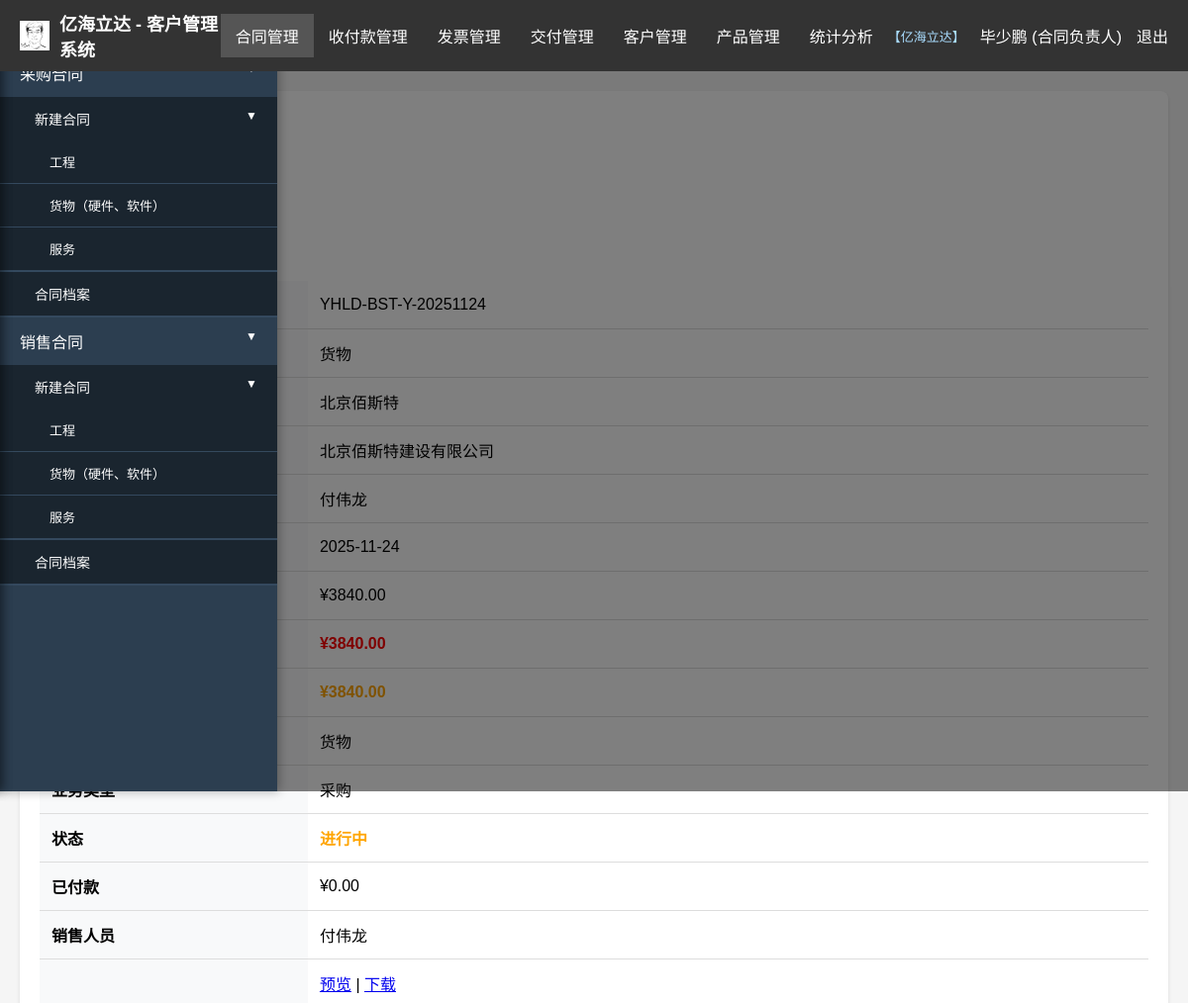
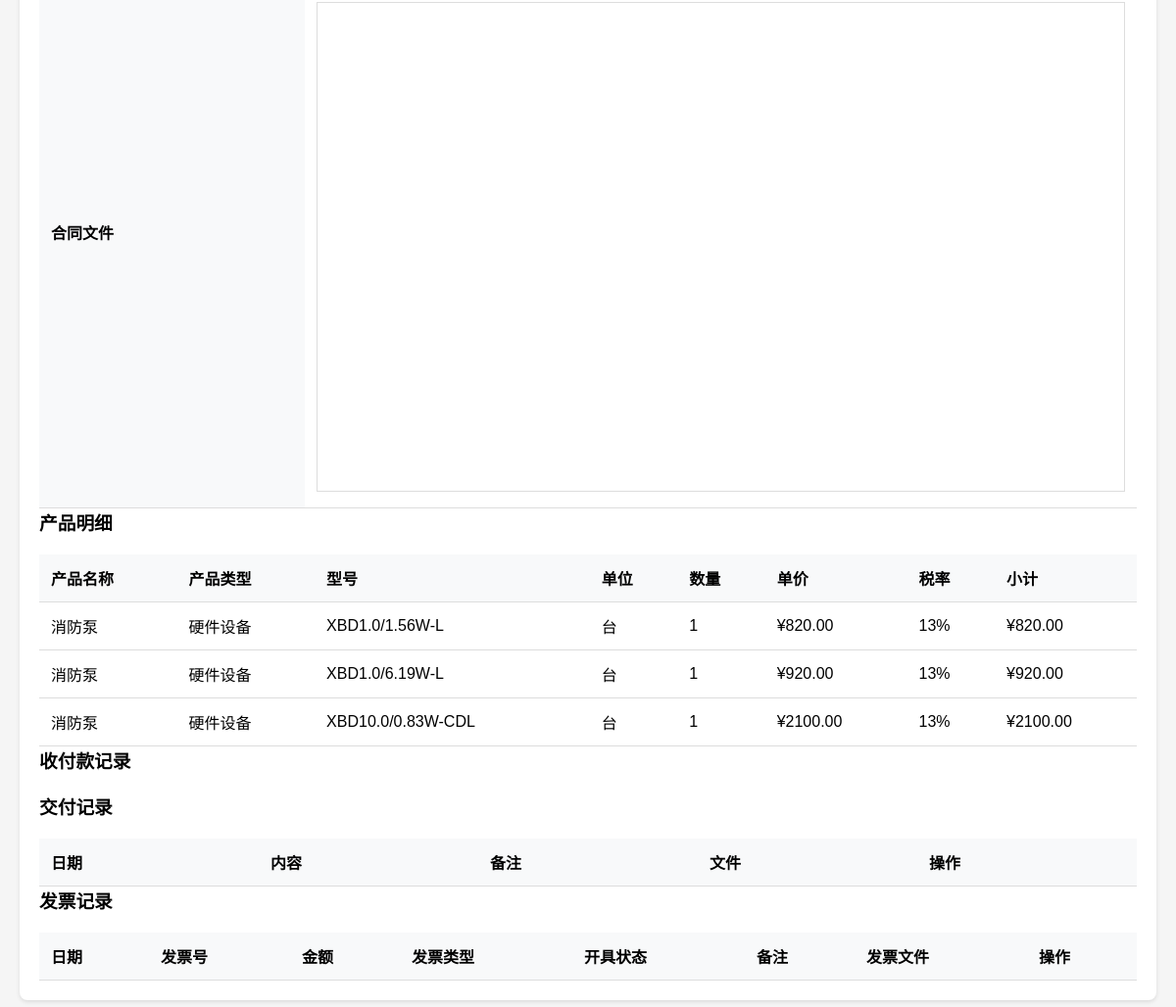
/contract/4 (signed in), run on the app's committed database (2 pictures, top to bottom).
### models.py (models this page shows, shortened)
class TenantCustomer(db.Model):
    id = db.Column(db.Integer, primary_key=True)
    name = db.Column(db.String(200), nullable=False, unique=True)
    description = db.Column(db.String(500))
    created_at = db.Column(db.DateTime, default=datetime.utcnow)
    system_name = db.Column(db.String(200))
    company_name = db.Column(db.String(200))
    logo_file = db.Column(db.String(200))
    trial_expires_at = db.Column(db.DateTime, nullable=True)
    users = db.relationship('User', backref='tenant', lazy=True)

class User(db.Model):
    id = db.Column(db.Integer, primary_key=True)
    username = db.Column(db.String(50), nullable=False)
    __table_args__ = (db.UniqueConstraint('username', 'customer_id', name='uq_user_username_tenant'),)
    password_hash = db.Column(db.String(200), nullable=False)
    role = db.Column(db.String(50), nullable=False)
    permissions = db.Column(db.String(500))
    created_at = db.Column(db.DateTime, default=datetime.utcnow)
    customer_id = db.Column(db.Integer, db.ForeignKey('tenant_customer.id'), nullable=True)
    organization_id = db.Column(db.Integer, db.ForeignKey('organization.id'), nullable=True)

class Contract(db.Model):
    id = db.Column(db.Integer, primary_key=True)
    contract_number = db.Column(db.String(100))  # 新增：合同编号
    customer_name = db.Column(db.String(200), nullable=False)
    project_name = db.Column(db.String(200), nullable=False)
    product_name = db.Column(db.String(200))
    model = db.Column(db.String(100))
    unit = db.Column(db.String(50))
    quantity = db.Column(db.Float)
    unit_price = db.Column(db.Float)
    total_price = db.Column(db.Float, nullable=False)
    tax_rate = db.Column(db.Float)
    contract_type = db.Column(db.String(50))
    sub_type = db.Column(db.String(100))
    project_staff = db.Column(db.String(200))
    sales_staff = db.Column(db.String(100))
    file_path = db.Column(db.String(500))
    signing_date = db.Column(db.Date)
    status = db.Column(db.String(20), default='进行中')
    business_type = db.Column(db.String(20), default='销售')
    created_at = db.Column(db.DateTime, default=datetime.utcnow)
    customer_id = db.Column(db.Integer, db.ForeignKey('tenant_customer.id'), nullable=True)
    created_by = db.Column(db.String(100))
    organization_id = db.Column(db.Integer, db.ForeignKey('organization.id'), nullable=True)
    payments = db.relationship('Payment', backref='contract', lazy=True, cascade='all, delete-orphan')
    deliveries = db.relationship('Delivery', backref='contract', lazy=True, cascade='all, delete-orphan')
    invoices = db.relationship('Invoice', backref='contract', lazy=True, cascade='all, delete-orphan')
    products = db.relationship('ContractProduct', backref='contract', lazy=True, cascade='all, delete-orphan')
    def get_total_paid(self):
        return sum(p.amount for p in self.payments)
    def get_unpaid_amount(self):
        return self.total_price - self.get_total_paid()
    def get_total_invoiced(self):
        return sum(i.amount for i in self.invoices if i.invoice_status == '已开具')
    def get_uninvoiced_amount(self):
        return self.total_price - self.get_total_invoiced()

class ContractProduct(db.Model):
    id = db.Column(db.Integer, primary_key=True)
    contract_id = db.Column(db.Integer, db.ForeignKey('contract.id'), nullable=False)
    product_name = db.Column(db.String(200))
    model = db.Column(db.String(100))
    unit = db.Column(db.String(50))
    quantity = db.Column(db.Float)
    unit_price = db.Column(db.Float)
    subtotal = db.Column(db.Float)
    tax_rate = db.Column(db.Float)
    contract_type = db.Column(db.String(50))  # 工程/货物/服务
    product_type = db.Column(db.String(100))  # 新增：产品类型
    created_at = db.Column(db.DateTime, default=datetime.utcnow)

### app.py (the view)
@app.route('/contract/<int:id>')
@login_required
def view_contract(id):
    from sqlalchemy.orm import joinedload
    contract = Contract.query.options(
        joinedload(Contract.products),
        joinedload(Contract.payments),
        joinedload(Contract.deliveries),
        joinedload(Contract.invoices)
    ).get_or_404(id)
    customer_id = get_current_customer_id()
    if customer_id is not None and contract.customer_id != customer_id:
        flash('权限不足', 'warning')
        return redirect(url_for('index'))
    user_id = session.get('user_id')
    if user_id and customer_id is not None:
        accessible_ids = get_user_accessible_contract_ids(user_id, customer_id, include_finished=True)
        if accessible_ids is not None and id not in accessible_ids:
            flash('您没有权限查看该合同', 'warning')
            return redirect(url_for('index'))
    return render_template('contract_detail.html', contract=contract, view_only=True)

### templates/contract_detail.html (shortened to what this page needs)
{% extends "base.html" %}
{% block content %}
<div style="margin-bottom: 20px;">
    <a href="{{ url_for('index') }}" class="btn btn-secondary">返回列表</a>
</div>
<h2>{{ contract.project_name }}</h2>
<h3>基础信息</h3>
<table>
    <tr><th>合同编号</th><td>{{ contract.contract_number or '-' }}</td></tr>
    <tr><th>合同类型</th><td>{{ contract.products | map(attribute='contract_type') | select | unique | join('/') or contract.contract_type or '-' }}</td></tr>
    <tr><th>项目名称</th><td>{{ contract.project_name }}</td></tr>
    <tr><th>客户名称</th><td>{{ contract.customer_name }}</td></tr>
    <tr><th>项目负责人</th><td>{{ contract.project_staff }}</td></tr>
    <tr><th>签订日期</th><td>{{ contract.signing_date if contract.signing_date else '未填写' }}</td></tr>
    <tr><th>合同总价</th><td>¥{{ "%.2f"|format(contract.total_price) }}</td></tr>
    <tr><th>未付款</th><td style="color:red; font-weight:bold;">¥{{ "%.2f"|format(contract.get_unpaid_amount()) }}</td></tr>
    <tr><th>未开票</th><td style="color:orange; font-weight:bold;">¥{{ "%.2f"|format(contract.get_uninvoiced_amount()) }}</td></tr>
    <tr><th>合同类型</th><td>{{ contract.products | map(attribute='contract_type') | select | unique | join('/') or contract.contract_type or '-' }}</td></tr>
    <tr><th>业务类型</th><td>{{ contract.business_type }}</td></tr>
    <tr><th>状态</th><td><span style="{% if contract.status == '已完结' %}color:green;{% else %}color:orange;{% endif %}font-weight:bold;">{{ contract.status }}</span></td></tr>
    <tr><th>已付款</th><td>¥{{ "%.2f"|format(contract.get_total_paid()) }}</td></tr>
    <tr><th>销售人员</th><td>{{ contract.sales_staff }}</td></tr>
    <tr><th>合同文件</th><td>
        {% if contract.file_path %}
        <a href="{{ url_for('preview_file', filename=contract.file_path) }}" target="_blank">预览</a> |
        <a href="{{ url_for('download_file', filename=contract.file_path) }}">下载</a>
        <div style="margin-top:10px;">
            {% if contract.file_path.endswith(('.jpg','.jpeg','.png')) %}
            <img src="{{ url_for('preview_file', filename=contract.file_path) }}" style="max-width:400px;">
            {% elif contract.file_path.endswith('.pdf') %}
            <iframe src="{{ url_for('preview_file', filename=contract.file_path) }}" width="100%" height="500px" style="border:1px solid #ddd;"></iframe>
            {% endif %}
        </div>
        {% endif %}
    </td></tr>
</table>
<h3>产品明细</h3>
{% if contract.products %}
<table>
    <thead>
        <tr>
            <th>产品名称</th>
            <th>产品类型</th>
            <th>型号</th>
            <th>单位</th>
            <th>数量</th>
            <th>单价</th>
            <th>税率</th>
            <th>小计</th>
        </tr>
    </thead>
    <tbody>
        {% for product in contract.products %}
        <tr>
            <td>{{ product.product_name }}</td>
            <td>{{ product.product_type or '-' }}</td>
            <td>{{ product.model }}</td>
            <td>{{ product.unit }}</td>
            <td>{{ product.quantity|notrailzero }}</td>
            <td>¥{{ "%.2f"|format(product.unit_price) if product.unit_price else '' }}</td>
            <td>{{ product.tax_rate|notrailzero }}{% if product.tax_rate %}%{% endif %}</td>
            <td>¥{{ "%.2f"|format(product.subtotal) if product.subtotal else '' }}</td>
        </tr>
        {% endfor %}
    </tbody>
</table>
{% else %}
<p style="color: #666; font-style: italic;">暂无产品明细（旧版合同数据）</p>
{% endif %}
<h3>收付款记录</h3>
<h3>交付记录</h3>
<table>
    <thead><tr><th>日期</th><th>内容</th><th>备注</th><th>文件</th><th>操作</th></tr></thead>
</table>
<h3>发票记录</h3>
<table>
    <thead><tr><th>日期</th><th>发票号</th><th>金额</th><th>发票类型</th><th>开具状态</th><th>备注</th><th>发票文件</th><th>操作</th></tr></thead>
</table>
{% endblock %}

### templates/base.html (shortened to what this page needs)
<!DOCTYPE html>
<html lang="zh-CN">
<head>
    <link rel="stylesheet" href="https://cdn.jsdelivr.net/npm/flatpickr/dist/flatpickr.min.css">
</head>
<body>
    <div class="top-nav">
        <div class="logo">
            {% if company_logo_file %}<img src="{{ url_for('static', filename=company_logo_file) }}" alt="logo">{% endif %}
            {% if company_name %}{{ company_name }} - {% endif %}{{ system_name|default('客户管理系统') }}
        </div>
        <ul class="top-menu">
            {% if session.username == 'superadmin' %}
            <li><a href="{{ url_for('tenant_management') }}">租户管理</a></li>
            <li><a href="{{ url_for('sysconfig') }}">系统配置</a></li>
            {% else %}
            <li id="contractMenu">
                <a href="{{ url_for('index') }}">合同管理</a>
            </li>
            <li id="paymentMenu">
                <a href="{{ url_for('payments_list') }}">收付款管理</a>
            </li>
            <li id="invoiceMenu">
                <a href="{{ url_for('invoices_list') }}">发票管理</a>
            </li>
            <li id="deliveryMenu">
                <a href="{{ url_for('deliveries_list') }}">交付管理</a>
            </li>
            <li id="customerMenu">
                <a href="{{ url_for('customers') }}">客户管理</a>
            </li>
            <li id="productMenu">
                <a href="{{ url_for('products') }}">产品管理</a>
            </li>
            <li><a href="{{ url_for('statistics') }}">统计分析</a></li>
            {% endif %}
        </ul>
        <div class="user-info">
            {% if current_tenant_name %}
            <span style="color: #adf; font-size:13px;">【{{ current_tenant_name }}】</span>
            {% elif session.username == 'superadmin' %}
            <span style="color: #adf; font-size:13px;">【系统总后台】</span>
            {% endif %}
            <span>{{ session.username }} ({{ session.role }})</span>
            <a href="{{ url_for('logout') }}">退出</a>
        </div>
    </div>
    <div class="overlay" id="overlay" onclick="closeSidebar()"></div>
    <button class="sidebar-toggle-btn" id="sidebarToggleBtn" onclick="showSidebarFromButton()">
    </button>
    <aside class="sidebar-panel" id="sidebarContract">
        <ul class="sidebar-menu">
            <li class="menu-item-expandable active">
                <a onclick="toggleSubmenu(this)">采购合同</a>
                <ul class="submenu" style="display: block;">
                    <li class="menu-item-expandable active">
                        <a onclick="toggleSubmenu(this)">新建合同</a>
                        <ul class="submenu" style="display: block;">
                            <li><a href="{{ url_for('new_contract_with_type', business_type='采购') }}?contract_type=工程">工程</a></li>
                            <li><a href="{{ url_for('new_contract_with_type', business_type='采购') }}?contract_type=货物">货物（硬件、软件）</a></li>
                            <li><a href="{{ url_for('new_contract_with_type', business_type='采购') }}?contract_type=服务">服务</a></li>
                        </ul>
                    </li>
                    <li><a href="{{ url_for('contract_archive', business_type='采购') }}">合同档案</a></li>
                </ul>
            </li>
            <li class="menu-item-expandable active">
                <a onclick="toggleSubmenu(this)">销售合同</a>
                <ul class="submenu" style="display: block;">
                    <li class="menu-item-expandable active">
                        <a onclick="toggleSubmenu(this)">新建合同</a>
                        <ul class="submenu" style="display: block;">
                            <li><a href="{{ url_for('new_contract_with_type', business_type='销售') }}?contract_type=工程">工程</a></li>
                            <li><a href="{{ url_for('new_contract_with_type', business_type='销售') }}?contract_type=货物">货物（硬件、软件）</a></li>
                            <li><a href="{{ url_for('new_contract_with_type', business_type='销售') }}?contract_type=服务">服务</a></li>
                        </ul>
                    </li>
                    <li><a href="{{ url_for('contract_archive', business_type='销售') }}">合同档案</a></li>
                </ul>
            </li>
        </ul>
    </aside>
    <main class="main-content">
        <div class="container">
            {% block content %}{% endblock %}
        </div>
    </main>
</body>
</html>

### data on the page
TenantCustomer: logo_file (picture), company_name "亿海立达", name "亿海立达"
User: role "合同负责人"
Contract: contract_number "YHLD-BST-Y-20251124", project_name "北京佰斯特", customer_name "北京佰斯特建设有限公司", project_staff "付伟龙", signing_date "2025-11-24", total_price "3840.00", get_unpaid_amount "3840.00", get_uninvoiced_amount "3840.00", business_type "采购", status "进行中", sales_staff "付伟龙"
ContractProduct: product_name "消防泵", product_type "硬件设备", model "XBD1.0/1.56W-L", unit "台", quantity|notrailzero "1", unit_price "820.00", tax_rate|notrailzero "13", subtotal "820.00"
ContractProduct: product_name "消防泵", product_type "硬件设备", model "XBD1.0/6.19W-L", unit "台", quantity|notrailzero "1", unit_price "920.00", tax_rate|notrailzero "13", subtotal "920.00"
ContractProduct: product_name "消防泵", product_type "硬件设备", model "XBD10.0/0.83W-CDL", unit "台", quantity|notrailzero "1", unit_price "2100.00", tax_rate|notrailzero "13", subtotal "2100.00"

### other printed values
{{ system_name|default('客户管理系统') }} "客户管理系统"
{{ session.username }} "毕少鹏"
{{ "%.2f"|format(contract.get_total_paid()) }} "0.00"
